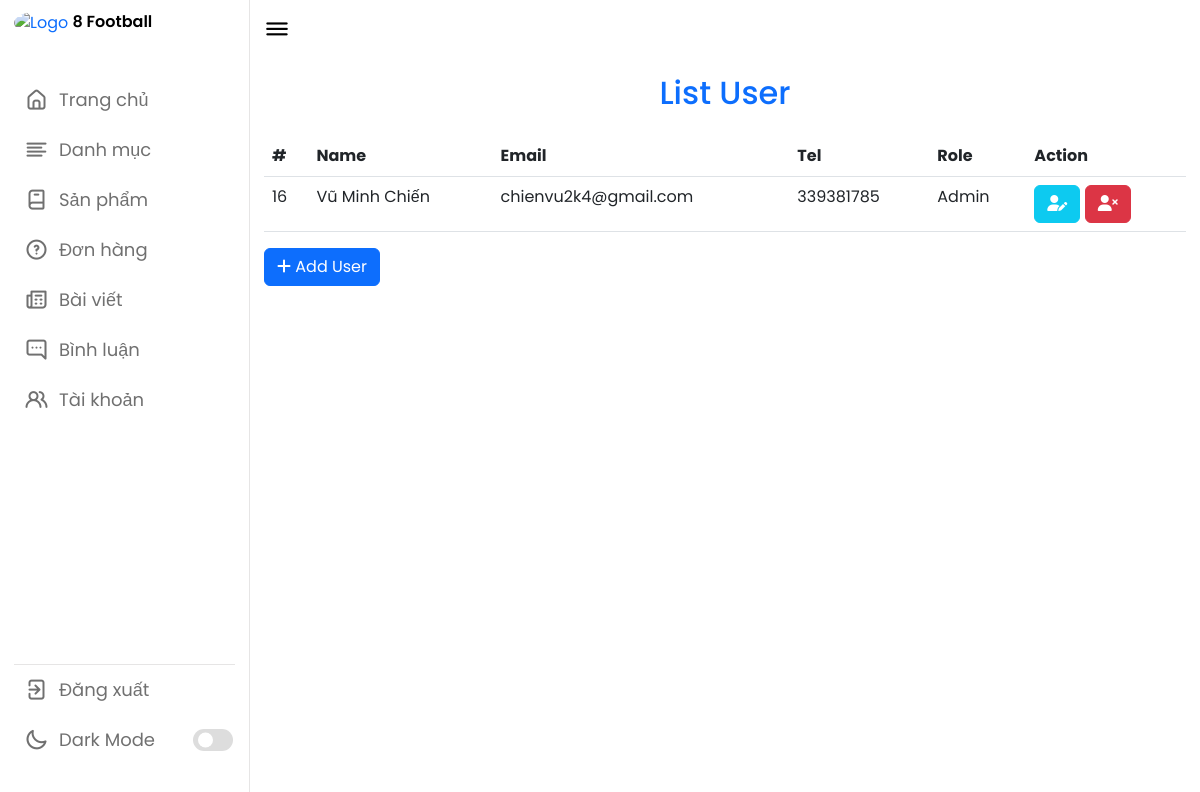
The page /admin/index.php?act=list-users on the database its author committed.
### tables this page shows
CREATE TABLE `user` (
  `id_user` int(11) NOT NULL,
  `name_user` varchar(255) NOT NULL,
  `gender` varchar(50) NOT NULL,
  `avatar` varchar(255) NOT NULL,
  `email` varchar(255) NOT NULL,
  `sdt` int(11) NOT NULL,
  `diachi` varchar(255) NOT NULL,
  `password` varchar(255) NOT NULL,
  `role` varchar(50) NOT NULL DEFAULT 'Client'
);

### model/pdo.php (called while the page is built, shortened)
<?php
function pdo_get_connection()
{
    $dburl = "mysql:host=localhost;dbname=playmobile;charset=utf8";
    $username = 'root';
    $password = '';
    $conn = new PDO($dburl, $username, $password);
    $conn->setAttribute(PDO::ATTR_ERRMODE, PDO::ERRMODE_EXCEPTION);
    return $conn;
}
function pdo_query($sql)
{
    $sql_args = array_slice(func_get_args(), 1);
    try {
        $conn = pdo_get_connection();
        $stmt = $conn->prepare($sql);
        $stmt->execute($sql_args);
        $rows = $stmt->fetchAll();
        return $rows;
    } catch (PDOException $e) {
        throw $e;
    } finally {
        unset($conn);
    }
}

### model/user.php (called while the page is built, shortened)
<?php
require_once 'pdo.php';
function loadAllUser(){
    $sql="SELECT * FROM `user` ";
    $result = pdo_query($sql);
    return $result;
}
?>

### admin/user/list.php (the view)
<table class="table mt-4">
<br>
     <br>
     <h2 class="text-center text-primary mt-3">List User</h2>
     <thead>
     <tr>
          <th scope="col">#</th>
          <th scope="col">Name</th>
          <th scope="col">Email</th>
          <th scope="col">Tel</th>
          <th scope="col">Role</th>
          <th scope="col">Action</th>
     </tr>
     </thead>
     <tbody>
     <?php foreach ($result as $us) { ?>
          <tr>
               <td  scope="col"><?=$us['id_user']?></td>
               <td  scope="col"><?=$us['name_user']?></td>
               <td  scope="col"><?=$us['email']?></td>
               <td  scope="col"><?=$us['sdt']?></td>
               <td  scope="col"><?=$us['role']?></td>
               <td  scope="col"><button class="btn btn-info"><a href="?act=edit-user&id_user=<?=$us['id_user']?>"><i class="fa-solid fa-user-pen text-white"></i></a></button>
               <button class="btn btn-danger"><a href="?act=delete-user&id_user=<?=$us['id_user']?>"><i class="fa-solid fa-user-xmark text-white"></i></i></a></button>
          </td>
     </tr>
     <?php } ?>
     </tbody>
</table>
<a href="index.php?act=add-category" class="btn btn-primary"> <i class="fa-solid fa-plus"></i> Add User</a>

### public/index.css (style rules this page uses)
* { margin: 0; padding: 0; box-sizing: border-box; font-family: 'Poppins', sans-serif; }
:root { --primary-color: #0E4BF1; --panel-color: #FFF; --text-color: #000; --black-light-color: #707070; --border-color: #e6e5e5; --toggle-color: #DDD; --box1-color: #4DA3FF; --box2-color: #FFE6AC; --box3-color: #E7D1FC; --title-icon-color: #fff; --button-text-color: #3A3B3C; --button-hover-text-color: #FFF; --button-bg-color: #FFF; --tran-05: all 0.5s ease; --tran-03: all 0.3s ease; --tran-03: all 0.2s ease; }
body { min-height: 100vh; background-color: var(--primary-color); }

### rows shown on the page
user: id_user "16", name_user "Vũ Minh Chiến", email "chienvu2k4@gmail.com", sdt "339381785", role "Admin"
